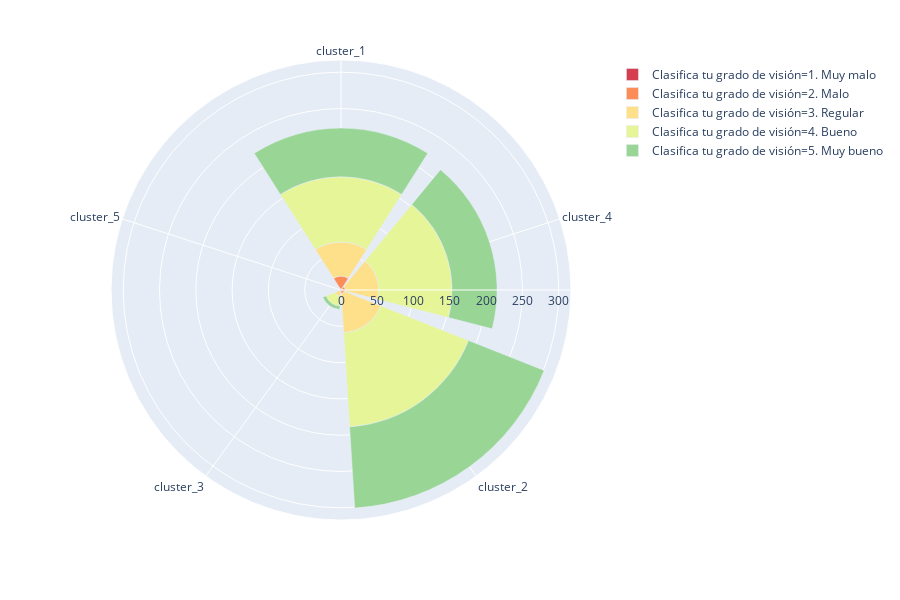
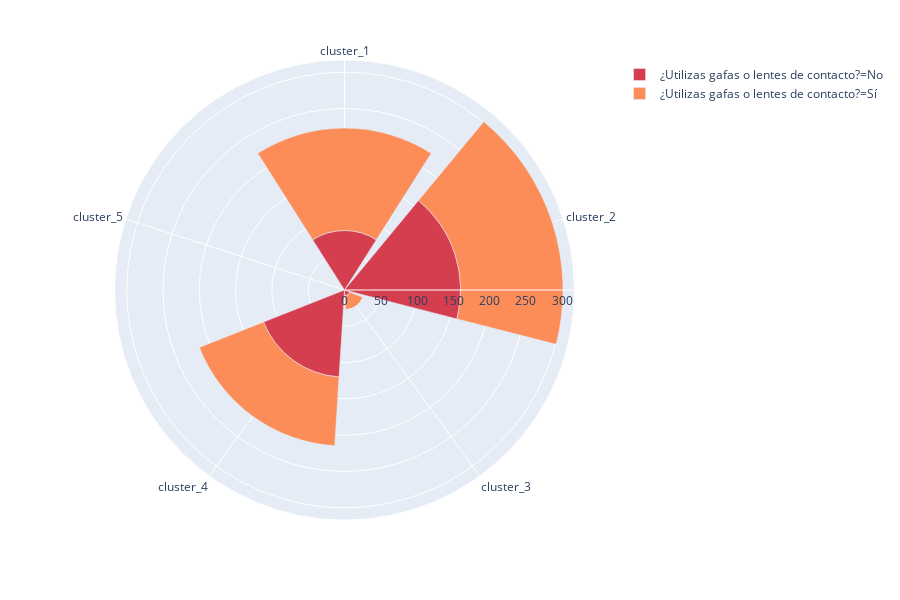
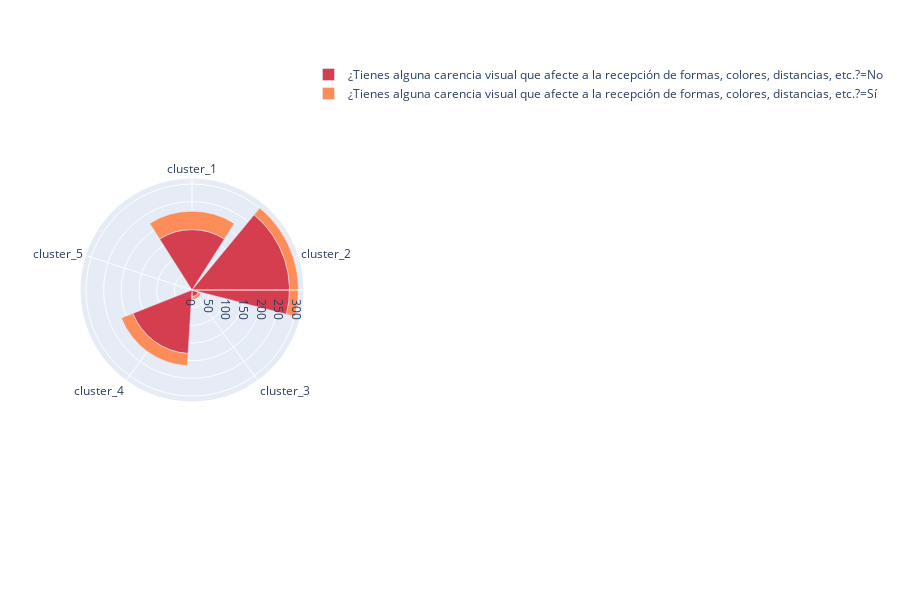
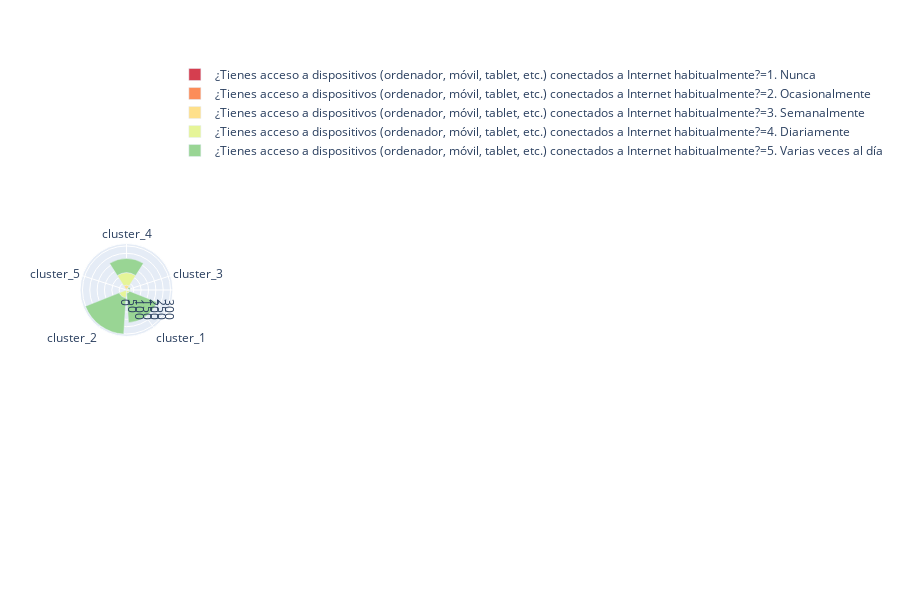

Notebook source saved alongside these figures, in order:
### Code cell
compare_reception_images_by_cultural_clusters_esp(dataframe_with_clusters_esp)

### Figure 1 — Plotly figure (JSON) as saved in the notebook; plotly's stock layout.template omitted (floating-point values rounded to 4 significant figures)
{"data": [{"hovertemplate": "Clasifica tu grado de visión=1. Muy malo<br>counts=%{r}<br>cultural_cluster=%{theta}<extra></extra>", "legendgroup": "Clasifica tu grado de visión=1. Muy malo", "marker": {"color": "rgb(213,62,79)"}, "name": "Clasifica tu grado de visión=1. Muy malo", "r": [2, 2], "showlegend": true, "theta": ["cluster_1", "cluster_4"], "type": "barpolar", "uid": "2209fddc-af80-4075-ad6e-22827ea412f4"}, {"hovertemplate": "Clasifica tu grado de visión=2. Malo<br>counts=%{r}<br>cultural_cluster=%{theta}<extra></extra>", "legendgroup": "Clasifica tu grado de visión=2. Malo", "marker": {"color": "rgb(252,141,89)"}, "name": "Clasifica tu grado de visión=2. Malo", "r": [17, 5, 2, 4], "showlegend": true, "theta": ["cluster_1", "cluster_2", "cluster_3", "cluster_4"], "type": "barpolar", "uid": "7c9bdeae-03cb-4d69-8c54-99750fd1ea66"}, {"hovertemplate": "Clasifica tu grado de visión=3. Regular<br>counts=%{r}<br>cultural_cluster=%{theta}<extra></extra>", "legendgroup": "Clasifica tu grado de visión=3. Regular", "marker": {"color": "rgb(254,224,139)"}, "name": "Clasifica tu grado de visión=3. Regular", "r": [47, 54, 7, 46, 1], "showlegend": true, "theta": ["cluster_1", "cluster_2", "cluster_3", "cluster_4", "cluster_5"], "type": "barpolar", "uid": "8cb44a03-5006-4b7f-9fd7-ba4168336651"}, {"hovertemplate": "Clasifica tu grado de visión=4. Bueno<br>counts=%{r}<br>cultural_cluster=%{theta}<extra></extra>", "legendgroup": "Clasifica tu grado de visión=4. Bueno", "marker": {"color": "rgb(230,245,152)"}, "name": "Clasifica tu grado de visión=4. Bueno", "r": [90, 130, 13, 101], "showlegend": true, "theta": ["cluster_1", "cluster_2", "cluster_3", "cluster_4"], "type": "barpolar", "uid": "b3b419e8-eee8-40b3-ab13-0e197dfb409e"}, {"hovertemplate": "Clasifica tu grado de visión=5. Muy bueno<br>counts=%{r}<br>cultural_cluster=%{theta}<extra></extra>", "legendgroup": "Clasifica tu grado de visión=5. Muy bueno", "marker": {"color": "rgb(153,213,148)"}, "name": "Clasifica tu grado de visión=5. Muy bueno", "r": [67, 112, 5, 62], "showlegend": true, "theta": ["cluster_1", "cluster_2", "cluster_3", "cluster_4"], "type": "barpolar", "uid": "57ff90f0-4344-419f-bc92-234dc884c95f"}], "layout": {"barmode": "group", "barnorm": "", "height": 600, "legend": {"tracegroupgap": 0}, "margin": {"t": 60}, "polar": {"angularaxis": {"direction": "clockwise", "rotation": 90}}}}

### Figure 2 — Plotly figure (JSON) as saved in the notebook; plotly's stock layout.template omitted (floating-point values rounded to 4 significant figures)
{"data": [{"hovertemplate": "¿Utilizas gafas o lentes de contacto?=No<br>counts=%{r}<br>cultural_cluster=%{theta}<extra></extra>", "legendgroup": "¿Utilizas gafas o lentes de contacto?=No", "marker": {"color": "rgb(213,62,79)"}, "name": "¿Utilizas gafas o lentes de contacto?=No", "r": [82, 160, 8, 120], "showlegend": true, "theta": ["cluster_1", "cluster_2", "cluster_3", "cluster_4"], "type": "barpolar", "uid": "06f051a3-ae3d-45ca-a4a2-b6e78f931a7b"}, {"hovertemplate": "¿Utilizas gafas o lentes de contacto?=Sí<br>counts=%{r}<br>cultural_cluster=%{theta}<extra></extra>", "legendgroup": "¿Utilizas gafas o lentes de contacto?=Sí", "marker": {"color": "rgb(252,141,89)"}, "name": "¿Utilizas gafas o lentes de contacto?=Sí", "r": [141, 141, 19, 95, 1], "showlegend": true, "theta": ["cluster_1", "cluster_2", "cluster_3", "cluster_4", "cluster_5"], "type": "barpolar", "uid": "68ab1d8c-b52f-45a5-aed2-1a1ba4eb8c2f"}], "layout": {"barmode": "group", "barnorm": "", "height": 600, "legend": {"tracegroupgap": 0}, "margin": {"t": 60}, "polar": {"angularaxis": {"direction": "clockwise", "rotation": 90}}}}

### Figure 3 — Plotly figure (JSON) as saved in the notebook; plotly's stock layout.template omitted (floating-point values rounded to 4 significant figures)
{"data": [{"hovertemplate": "¿Tienes alguna carencia visual que afecte a la recepción de formas, colores, distancias, etc.?=No<br>counts=%{r}<br>cultural_cluster=%{theta}<extra></extra>", "legendgroup": "¿Tienes alguna carencia visual que afecte a la recepción de formas, colores, distancias, etc.?=No", "marker": {"color": "rgb(213,62,79)"}, "name": "¿Tienes alguna carencia visual que afecte a la recepción de formas, colores, distancias, etc.?=No", "r": [171, 276, 19, 180, 1], "showlegend": true, "theta": ["cluster_1", "cluster_2", "cluster_3", "cluster_4", "cluster_5"], "type": "barpolar", "uid": "974a879d-1b2c-48b1-9978-faaf7d1cc224"}, {"hovertemplate": "¿Tienes alguna carencia visual que afecte a la recepción de formas, colores, distancias, etc.?=Sí<br>counts=%{r}<br>cultural_cluster=%{theta}<extra></extra>", "legendgroup": "¿Tienes alguna carencia visual que afecte a la recepción de formas, colores, distancias, etc.?=Sí", "marker": {"color": "rgb(252,141,89)"}, "name": "¿Tienes alguna carencia visual que afecte a la recepción de formas, colores, distancias, etc.?=Sí", "r": [52, 25, 8, 35], "showlegend": true, "theta": ["cluster_1", "cluster_2", "cluster_3", "cluster_4"], "type": "barpolar", "uid": "dad7a40b-248d-44b2-a2b9-a29b142af89b"}], "layout": {"barmode": "group", "barnorm": "", "height": 600, "legend": {"tracegroupgap": 0}, "margin": {"t": 60}, "polar": {"angularaxis": {"direction": "clockwise", "rotation": 90}}}}

### Figure 4 — Plotly figure (JSON) as saved in the notebook; plotly's stock layout.template omitted (floating-point values rounded to 4 significant figures)
{"data": [{"hovertemplate": "¿Tienes acceso a dispositivos (ordenador, móvil, tablet, etc.) conectados a Internet habitualmente?=1. Nunca<br>counts=%{r}<br>cultural_cluster=%{theta}<extra></extra>", "legendgroup": "¿Tienes acceso a dispositivos (ordenador, móvil, tablet, etc.) conectados a Internet habitualmente?=1. Nunca", "marker": {"color": "rgb(213,62,79)"}, "name": "¿Tienes acceso a dispositivos (ordenador, móvil, tablet, etc.) conectados a Internet habitualmente?=1. Nunca", "r": [1], "showlegend": true, "theta": ["cluster_4"], "type": "barpolar", "uid": "c35a73fe-7b87-46b6-911e-b6c1de8e5e1a"}, {"hovertemplate": "¿Tienes acceso a dispositivos (ordenador, móvil, tablet, etc.) conectados a Internet habitualmente?=2. Ocasionalmente<br>counts=%{r}<br>cultural_cluster=%{theta}<extra></extra>", "legendgroup": "¿Tienes acceso a dispositivos (ordenador, móvil, tablet, etc.) conectados a Internet habitualmente?=2. Ocasionalmente", "marker": {"color": "rgb(252,141,89)"}, "name": "¿Tienes acceso a dispositivos (ordenador, móvil, tablet, etc.) conectados a Internet habitualmente?=2. Ocasionalmente", "r": [2, 6], "showlegend": true, "theta": ["cluster_3", "cluster_4"], "type": "barpolar", "uid": "ad893cf5-a821-4892-bc91-91b55b6a495d"}, {"hovertemplate": "¿Tienes acceso a dispositivos (ordenador, móvil, tablet, etc.) conectados a Internet habitualmente?=3. Semanalmente<br>counts=%{r}<br>cultural_cluster=%{theta}<extra></extra>", "legendgroup": "¿Tienes acceso a dispositivos (ordenador, móvil, tablet, etc.) conectados a Internet habitualmente?=3. Semanalmente", "marker": {"color": "rgb(254,224,139)"}, "name": "¿Tienes acceso a dispositivos (ordenador, móvil, tablet, etc.) conectados a Internet habitualmente?=3. Semanalmente", "r": [2, 26], "showlegend": true, "theta": ["cluster_3", "cluster_4"], "type": "barpolar", "uid": "73b44113-e718-479b-83b4-2b84d1a78789"}, {"hovertemplate": "¿Tienes acceso a dispositivos (ordenador, móvil, tablet, etc.) conectados a Internet habitualmente?=4. Diariamente<br>counts=%{r}<br>cultural_cluster=%{theta}<extra></extra>", "legendgroup": "¿Tienes acceso a dispositivos (ordenador, móvil, tablet, etc.) conectados a Internet habitualmente?=4. Diariamente", "marker": {"color": "rgb(230,245,152)"}, "name": "¿Tienes acceso a dispositivos (ordenador, móvil, tablet, etc.) conectados a Internet habitualmente?=4. Diariamente", "r": [22, 53, 11, 84], "showlegend": true, "theta": ["cluster_1", "cluster_2", "cluster_3", "cluster_4"], "type": "barpolar", "uid": "6f217070-8692-42a3-8438-a522e96857cf"}, {"hovertemplate": "¿Tienes acceso a dispositivos (ordenador, móvil, tablet, etc.) conectados a Internet habitualmente?=5. Varias veces al día<br>counts=%{r}<br>cultural_cluster=%{theta}<extra></extra>", "legendgroup": "¿Tienes acceso a dispositivos (ordenador, móvil, tablet, etc.) conectados a Internet habitualmente?=5. Varias veces al día", "marker": {"color": "rgb(153,213,148)"}, "name": "¿Tienes acceso a dispositivos (ordenador, móvil, tablet, etc.) conectados a Internet habitualmente?=5. Varias veces al día", "r": [201, 248, 12, 98, 1], "showlegend": true, "theta": ["cluster_1", "cluster_2", "cluster_3", "cluster_4", "cluster_5"], "type": "barpolar", "uid": "3b83d56e-fd57-4b52-bdef-6db2021c5733"}], "layout": {"barmode": "group", "barnorm": "", "height": 600, "legend": {"tracegroupgap": 0}, "margin": {"t": 60}, "polar": {"angularaxis": {"direction": "clockwise", "rotation": 90}}}}
